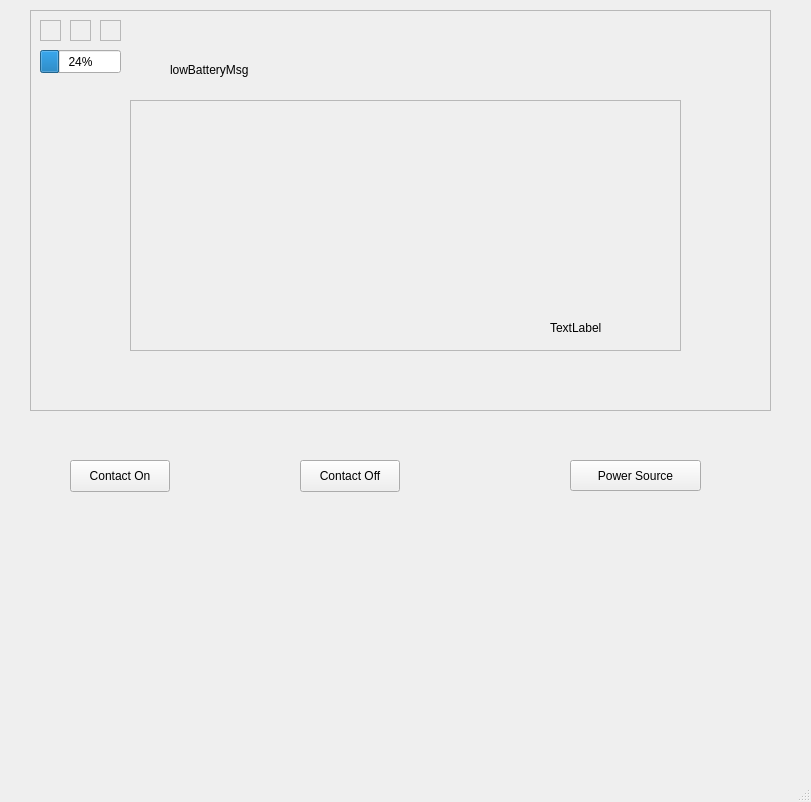
<?xml version="1.0" encoding="UTF-8"?>
<ui version="4.0">
 <class>MainWindow</class>
 <widget class="QMainWindow" name="MainWindow">
  <property name="geometry">
   <rect>
    <x>0</x>
    <y>0</y>
    <width>811</width>
    <height>802</height>
   </rect>
  </property>
  <property name="windowTitle">
   <string>MainWindow</string>
  </property>
  <widget class="QWidget" name="centralwidget">
   <widget class="QFrame" name="frame">
    <property name="geometry">
     <rect>
      <x>30</x>
      <y>10</y>
      <width>741</width>
      <height>401</height>
     </rect>
    </property>
    <property name="frameShape">
     <enum>QFrame::StyledPanel</enum>
    </property>
    <property name="frameShadow">
     <enum>QFrame::Raised</enum>
    </property>
    <widget class="QFrame" name="mainDisplay">
     <property name="geometry">
      <rect>
       <x>100</x>
       <y>90</y>
       <width>551</width>
       <height>251</height>
      </rect>
     </property>
     <property name="frameShape">
      <enum>QFrame::StyledPanel</enum>
     </property>
     <property name="frameShadow">
      <enum>QFrame::Raised</enum>
     </property>
     <widget class="QLabel" name="dateAndTimeDisplay">
      <property name="geometry">
       <rect>
        <x>420</x>
        <y>220</y>
        <width>121</width>
        <height>16</height>
       </rect>
      </property>
      <property name="text">
       <string>TextLabel</string>
      </property>
     </widget>
    </widget>
    <widget class="QPushButton" name="menu">
     <property name="geometry">
      <rect>
       <x>100</x>
       <y>50</y>
       <width>31</width>
       <height>32</height>
      </rect>
     </property>
     <property name="cursor">
      <cursorShape>PointingHandCursor</cursorShape>
     </property>
     <property name="styleSheet">
      <string notr="true">/* Apply to QPushButton */

    background-color: transparent;
    border: none;
    background: none;
    background-repeat: no-repeat;
    border-image: url(&quot;:/images/bars-solid.svg&quot;);
    
</string>
     </property>
     <property name="text">
      <string/>
     </property>
    </widget>
    <widget class="QFrame" name="contactIndicator">
     <property name="geometry">
      <rect>
       <x>10</x>
       <y>10</y>
       <width>21</width>
       <height>21</height>
      </rect>
     </property>
     <property name="frameShape">
      <enum>QFrame::StyledPanel</enum>
     </property>
     <property name="frameShadow">
      <enum>QFrame::Raised</enum>
     </property>
    </widget>
    <widget class="QFrame" name="treatmentIndicator">
     <property name="geometry">
      <rect>
       <x>40</x>
       <y>10</y>
       <width>21</width>
       <height>21</height>
      </rect>
     </property>
     <property name="frameShape">
      <enum>QFrame::StyledPanel</enum>
     </property>
     <property name="frameShadow">
      <enum>QFrame::Raised</enum>
     </property>
    </widget>
    <widget class="QFrame" name="contactLostIndicator">
     <property name="geometry">
      <rect>
       <x>70</x>
       <y>10</y>
       <width>21</width>
       <height>21</height>
      </rect>
     </property>
     <property name="frameShape">
      <enum>QFrame::StyledPanel</enum>
     </property>
     <property name="frameShadow">
      <enum>QFrame::Raised</enum>
     </property>
    </widget>
    <widget class="QPushButton" name="power">
     <property name="geometry">
      <rect>
       <x>680</x>
       <y>20</y>
       <width>31</width>
       <height>32</height>
      </rect>
     </property>
     <property name="cursor">
      <cursorShape>PointingHandCursor</cursorShape>
     </property>
     <property name="styleSheet">
      <string notr="true">background-color: transparent;
border: none;
background: none;
background-repeat: no-repeat;
border-image: url(&quot;:/images/power-off-solid.svg&quot;);

</string>
     </property>
     <property name="text">
      <string/>
     </property>
    </widget>
    <widget class="QPushButton" name="upSelector">
     <property name="geometry">
      <rect>
       <x>680</x>
       <y>130</y>
       <width>31</width>
       <height>32</height>
      </rect>
     </property>
     <property name="cursor">
      <cursorShape>PointingHandCursor</cursorShape>
     </property>
     <property name="styleSheet">
      <string notr="true">background-color: transparent;
border: none;
background: none;
background-repeat: no-repeat;
border-image: url(&quot;:/images/circle-up-solid.svg&quot;);

</string>
     </property>
     <property name="text">
      <string/>
     </property>
    </widget>
    <widget class="QPushButton" name="downSelector">
     <property name="geometry">
      <rect>
       <x>680</x>
       <y>180</y>
       <width>31</width>
       <height>32</height>
      </rect>
     </property>
     <property name="cursor">
      <cursorShape>PointingHandCursor</cursorShape>
     </property>
     <property name="styleSheet">
      <string notr="true">background-color: transparent;
border: none;
background: none;
background-repeat: no-repeat;
border-image: url(&quot;:/images/circle-down-solid.svg&quot;);

</string>
     </property>
     <property name="text">
      <string/>
     </property>
    </widget>
    <widget class="QPushButton" name="play">
     <property name="geometry">
      <rect>
       <x>320</x>
       <y>350</y>
       <width>21</width>
       <height>32</height>
      </rect>
     </property>
     <property name="cursor">
      <cursorShape>PointingHandCursor</cursorShape>
     </property>
     <property name="styleSheet">
      <string notr="true">background-color: transparent;
border: none;
background: none;
background-repeat: no-repeat;
border-image: url(&quot;:/images/play-solid.svg&quot;);

</string>
     </property>
     <property name="text">
      <string/>
     </property>
    </widget>
    <widget class="QPushButton" name="pause">
     <property name="geometry">
      <rect>
       <x>370</x>
       <y>350</y>
       <width>21</width>
       <height>32</height>
      </rect>
     </property>
     <property name="cursor">
      <cursorShape>PointingHandCursor</cursorShape>
     </property>
     <property name="styleSheet">
      <string notr="true">background-color: transparent;
border: none;
background: none;
background-repeat: no-repeat;
border-image: url(&quot;:/images/pause-solid.svg&quot;);

</string>
     </property>
     <property name="text">
      <string/>
     </property>
    </widget>
    <widget class="QPushButton" name="reset">
     <property name="geometry">
      <rect>
       <x>420</x>
       <y>350</y>
       <width>21</width>
       <height>32</height>
      </rect>
     </property>
     <property name="cursor">
      <cursorShape>PointingHandCursor</cursorShape>
     </property>
     <property name="styleSheet">
      <string notr="true">background-color: transparent;
border: none;
background: none;
background-repeat: no-repeat;
border-image: url(&quot;:/images/stop-solid.svg&quot;);

</string>
     </property>
     <property name="text">
      <string/>
     </property>
    </widget>
    <widget class="QPushButton" name="ok">
     <property name="geometry">
      <rect>
       <x>680</x>
       <y>250</y>
       <width>31</width>
       <height>31</height>
      </rect>
     </property>
     <property name="cursor">
      <cursorShape>PointingHandCursor</cursorShape>
     </property>
     <property name="styleSheet">
      <string notr="true">background-color: transparent;
border: none;
background: none;
background-repeat: no-repeat;
border-image: url(&quot;:/images/circle-check-solid.svg&quot;);</string>
     </property>
     <property name="text">
      <string/>
     </property>
    </widget>
    <widget class="QProgressBar" name="batteryDisplay">
     <property name="geometry">
      <rect>
       <x>10</x>
       <y>40</y>
       <width>81</width>
       <height>23</height>
      </rect>
     </property>
     <property name="value">
      <number>24</number>
     </property>
    </widget>
    <widget class="QLabel" name="lowBatteryMsg">
     <property name="geometry">
      <rect>
       <x>140</x>
       <y>50</y>
       <width>441</width>
       <height>20</height>
      </rect>
     </property>
     <property name="text">
      <string>lowBatteryMsg</string>
     </property>
    </widget>
   </widget>
   <widget class="QPushButton" name="contact_on">
    <property name="geometry">
     <rect>
      <x>70</x>
      <y>460</y>
      <width>100</width>
      <height>32</height>
     </rect>
    </property>
    <property name="text">
     <string>Contact On</string>
    </property>
   </widget>
   <widget class="QPushButton" name="contact_off">
    <property name="geometry">
     <rect>
      <x>300</x>
      <y>460</y>
      <width>100</width>
      <height>32</height>
     </rect>
    </property>
    <property name="text">
     <string>Contact Off</string>
    </property>
   </widget>
   <widget class="QPushButton" name="powerSourceButton">
    <property name="geometry">
     <rect>
      <x>570</x>
      <y>460</y>
      <width>131</width>
      <height>31</height>
     </rect>
    </property>
    <property name="text">
     <string>Power Source</string>
    </property>
   </widget>
   <widget class="QWidget" name="sineWaveChart" native="true">
    <property name="geometry">
     <rect>
      <x>29</x>
      <y>520</y>
      <width>741</width>
      <height>151</height>
     </rect>
    </property>
   </widget>
  </widget>
  <widget class="QMenuBar" name="menubar">
   <property name="geometry">
    <rect>
     <x>0</x>
     <y>0</y>
     <width>811</width>
     <height>22</height>
    </rect>
   </property>
  </widget>
  <widget class="QStatusBar" name="statusbar"/>
 </widget>
 <resources/>
 <connections/>
</ui>
